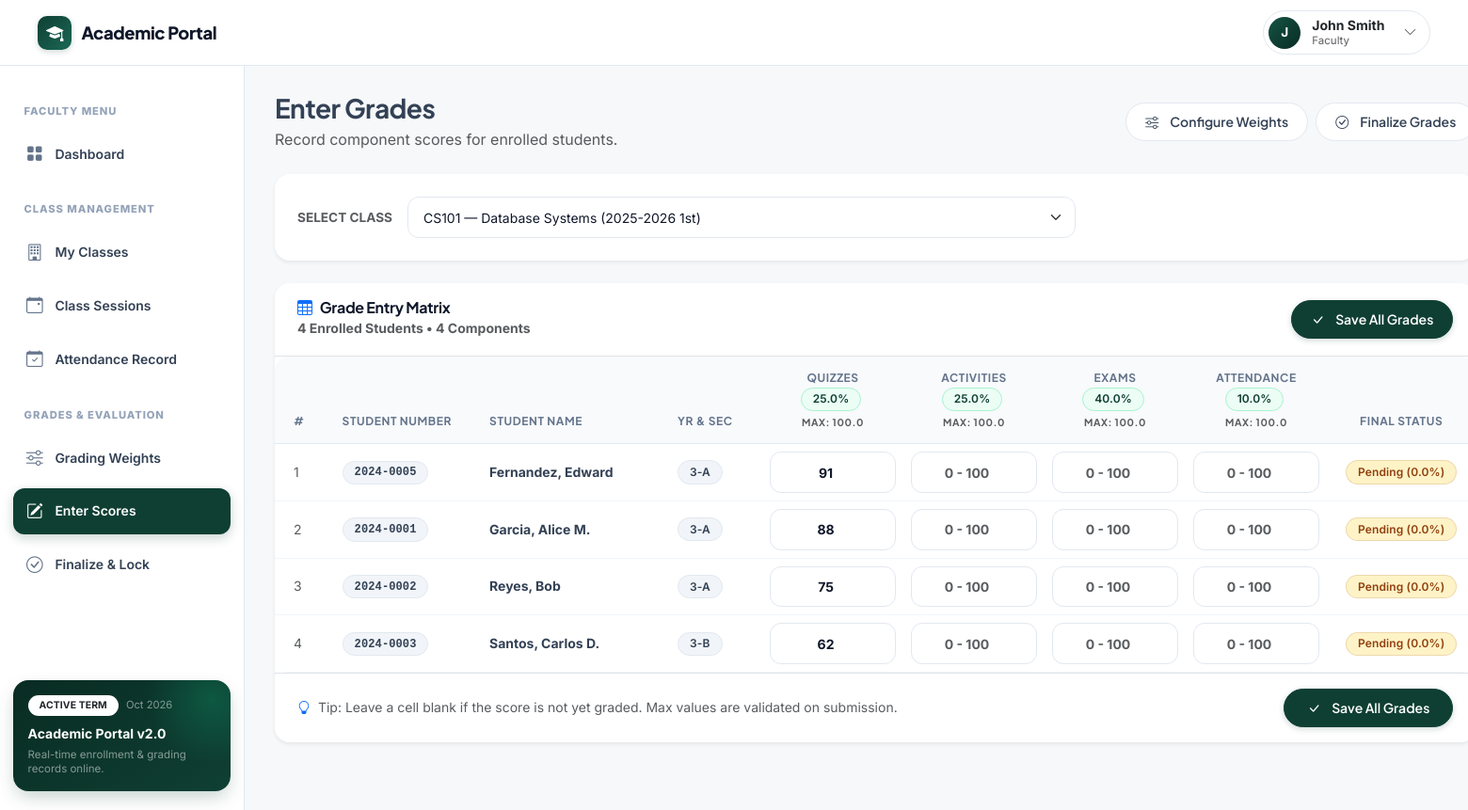
The app's page /instructor/grades.php (signed in) with its own data.
### tables this page shows
CREATE TABLE IF NOT EXISTS grading_components (
    component_id        INT             AUTO_INCREMENT PRIMARY KEY,
    class_id            INT             NOT NULL,
    component_name      VARCHAR(50)     NOT NULL,
    weight_percentage   DECIMAL(5,2)    NOT NULL COMMENT 'Must total 100% per class',
    maximum_score       DECIMAL(10,2)   NOT NULL COMMENT 'Max possible raw score',

    CONSTRAINT fk_gc_class
        FOREIGN KEY (class_id) REFERENCES classes(class_id)
        ON DELETE RESTRICT ON UPDATE CASCADE,

    INDEX idx_gc_class (class_id)
);

CREATE TABLE IF NOT EXISTS student_classes (
    student_class_id    INT     AUTO_INCREMENT PRIMARY KEY,
    student_id          INT     NOT NULL,
    class_id            INT     NOT NULL,

    CONSTRAINT fk_sc_student
        FOREIGN KEY (student_id) REFERENCES students(student_id)
        ON DELETE RESTRICT ON UPDATE CASCADE,
    CONSTRAINT fk_sc_class
        FOREIGN KEY (class_id) REFERENCES classes(class_id)
        ON DELETE RESTRICT ON UPDATE CASCADE,

    UNIQUE KEY uk_student_class (student_id, class_id),
    INDEX idx_sc_class (class_id)
);

CREATE TABLE IF NOT EXISTS students (
    student_id      INT             AUTO_INCREMENT PRIMARY KEY,
    user_id         INT             NOT NULL UNIQUE,
    student_number  VARCHAR(20)     NOT NULL UNIQUE,
    first_name      VARCHAR(50)     NOT NULL,
    middle_name     VARCHAR(50)     DEFAULT NULL,
    last_name       VARCHAR(50)     NOT NULL,
    yr_section      VARCHAR(20)     NOT NULL,

    CONSTRAINT fk_students_user
        FOREIGN KEY (user_id) REFERENCES users(user_id)
        ON DELETE RESTRICT ON UPDATE CASCADE,

    INDEX idx_students_name (last_name, first_name)
);

CREATE TABLE IF NOT EXISTS final_grades (
    final_grade_id      INT             AUTO_INCREMENT PRIMARY KEY,
    student_class_id    INT             NOT NULL UNIQUE,
    final_grade         DECIMAL(5,2)    DEFAULT NULL,
    status              ENUM('Pass','Fail','Pending') NOT NULL DEFAULT 'Pending',
    finalized_at        TIMESTAMP       NULL DEFAULT NULL,
    finalized_by        INT             DEFAULT NULL COMMENT 'user_id of who finalized',

    CONSTRAINT fk_fg_sc
        FOREIGN KEY (student_class_id) REFERENCES student_classes(student_class_id)
        ON DELETE RESTRICT ON UPDATE CASCADE,
    CONSTRAINT fk_fg_finalized_by
        FOREIGN KEY (finalized_by) REFERENCES users(user_id)
        ON DELETE SET NULL ON UPDATE CASCADE,

    INDEX idx_fg_status (status)
);

### includes/permissions.php (called while the page is built, shortened)
<?php
function e($value): string {
    return htmlspecialchars((string)$value, ENT_QUOTES, 'UTF-8');
}

### instructor/grades.php (the view, shortened to what this page needs)
<?php
require_once __DIR__ . '/../includes/permissions.php';
$pdo = db_connect();
$instructor = get_current_instructor($pdo);
$class_id = (int)($_GET['class_id'] ?? 0);
$stmt = $pdo->prepare(
    'SELECT c.class_id, s.subject_code, s.subject_name, c.school_year, c.school_semester, c.passing_threshold
     FROM classes c JOIN subjects s ON c.subject_id = s.subject_id
     WHERE c.instructor_id = ?
     ORDER BY c.school_year DESC, s.subject_code ASC'
);
$stmt->execute([$instructor['instructor_id']]);
$my_classes = $stmt->fetchAll();
if ($class_id === 0 && !empty($my_classes)) {
    $class_id = (int)$my_classes[0]['class_id'];
}
$components = [];
if ($class_id > 0) {
    $stmt = $pdo->prepare(
        'SELECT * FROM grading_components WHERE class_id = ? ORDER BY component_id ASC'
    );
    $stmt->execute([$class_id]);
    $components = $stmt->fetchAll();
}
$students = [];
if ($class_id > 0) {
    $stmt = $pdo->prepare(
        'SELECT sc.student_class_id, s.student_id, s.student_number, s.first_name, s.middle_name, s.last_name, s.yr_section,
                fg.final_grade, fg.status AS final_status, fg.finalized_at
         FROM student_classes sc
         JOIN students s ON sc.student_id = s.student_id
         LEFT JOIN final_grades fg ON sc.student_class_id = fg.student_class_id
         WHERE sc.class_id = ?
         ORDER BY s.last_name ASC, s.first_name ASC'
    );
    $stmt->execute([$class_id]);
    $students = $stmt->fetchAll();
}
$existing_grades = [];
if ($class_id > 0 && !empty($students)) {
    $sc_ids = array_column($students, 'student_class_id');
    $in_placeholders = implode(',', array_fill(0, count($sc_ids), '?'));
    $stmt = $pdo->prepare(
        "SELECT student_class_id, component_id, score FROM grades WHERE student_class_id IN ($in_placeholders)"
    );
    $stmt->execute($sc_ids);
    foreach ($stmt->fetchAll() as $row) {
        $existing_grades[$row['student_class_id']][$row['component_id']] = (float)$row['score'];
    }
}
require_once __DIR__ . '/../includes/header.php';
?>
<div class="row align-items-center mb-4">
    <div class="col-md-6">
        <h3 class="fw-bold mb-1" style="color: var(--neutral-900);">Enter Grades</h3>
        <p class="text-muted mb-0">Record component scores for enrolled students.</p>
    </div>
    <div class="col-md-6 text-md-end mt-3 mt-md-0 d-flex gap-2 justify-content-md-end">
        <?php if ($class_id > 0): ?>
            <a href="grading-components.php?class_id=<?php echo $class_id; ?>" class="btn btn-subtle">
                <i class="bi bi-sliders me-1"></i> Configure Weights
            </a>
            <a href="finalize-grades.php?class_id=<?php echo $class_id; ?>" class="btn btn-subtle">
                <i class="bi bi-check-circle me-1"></i> Finalize Grades
            </a>
        <?php endif; ?>
    </div>
</div>
<div class="card mb-4 border-0 shadow-sm">
    <div class="card-body p-4">
        <form method="GET" action="grades.php" class="row g-3 align-items-center">
            <div class="col-auto">
                <label for="classSelect" class="form-label fw-bold mb-0 text-muted small text-uppercase">Select Class</label>
            </div>
            <div class="col-md-7">
                <select id="classSelect" name="class_id" class="form-select" onchange="this.form.submit()">
                    <?php if (empty($my_classes)): ?>
                        <option value="">No classes assigned</option>
                    <?php else: ?>
                        <?php foreach ($my_classes as $c): ?>
                            <option value="<?php echo $c['class_id']; ?>" <?php echo ($c['class_id'] == $class_id) ? 'selected' : ''; ?>>
                                <?php echo e($c['subject_code']); ?> — <?php echo e($c['subject_name']); ?> (<?php echo e($c['school_year']); ?> <?php echo e($c['school_semester']); ?>)
                            </option>
                        <?php endforeach; ?>
                    <?php endif; ?>
                </select>
            </div>
        </form>
    </div>
</div>
<?php if ($class_id > 0): ?>
    <?php if (empty($components)): ?>
        <div class="card border-0 shadow-sm p-5 text-center">
            <div class="stat-card-icon mx-auto mb-3" style="background: var(--forest-50); color: var(--forest-700); width: 64px; height: 64px;">
                <i class="bi bi-sliders fs-2"></i>
            </div>
            <h5 class="fw-bold" style="color: var(--neutral-900);">No Grading Components Configured</h5>
            <p class="text-muted mb-3">You must add grading components (e.g., Quizzes, Midterms, Final Exam) before entering scores.</p>
            <div>
                <a href="grading-components.php?class_id=<?php echo $class_id; ?>" class="btn btn-forest">
                    <i class="bi bi-plus-circle me-1"></i> Add Grading Components
                </a>
            </div>
        </div>
    <?php else: ?>
        <form method="POST" action="grades.php?class_id=<?php echo $class_id; ?>" id="gradesMatrixForm">
            <div class="card shadow-sm border-0 mb-4">
                <div class="card-header bg-white py-3 border-bottom d-flex justify-content-between align-items-center">
                    <div>
                        <h6 class="mb-0 fw-bold" style="color: var(--neutral-900);">
                            <i class="bi bi-table me-2 text-primary"></i>Grade Entry Matrix
                        </h6>
                        <small class="text-muted">
                            <?php echo count($students); ?> Enrolled Students &bull; <?php echo count($components); ?> Components
                        </small>
                    </div>
                    <button type="submit" class="btn btn-forest">
                        <i class="bi bi-check-lg me-1"></i> Save All Grades
                    </button>
                </div>
                <div class="table-responsive">
                    <table class="table table-hover align-middle mb-0">
                        <thead>
                            <tr>
                                <th style="width: 50px;">#</th>
                                <th style="min-width: 140px;">Student Number</th>
                                <th style="min-width: 200px;">Student Name</th>
                                <th style="min-width: 110px;">Yr & Sec</th>
                                <?php foreach ($components as $comp): ?>
                                    <th class="text-center" style="min-width: 150px;">
                                        <div class="fw-bold" style="color: var(--neutral-900);"><?php echo e($comp['component_name']); ?></div>
                                        <span class="badge bg-primary me-1"><?php echo number_format($comp['weight_percentage'], 1); ?>%</span>
                                        <small class="text-muted d-block mt-1">Max: <?php echo number_format($comp['maximum_score'], 1); ?></small>
                                    </th>
                                <?php endforeach; ?>
                                <th class="text-center" style="min-width: 130px;">Final Status</th>
                            </tr>
                        </thead>
                        <tbody>
                            <?php foreach ($students as $idx => $st): ?>
                                <tr>
                                    <td class="text-muted"><?php echo $idx + 1; ?></td>
                                    <td>
                                        <span class="badge bg-secondary font-monospace">
                                            <?php echo e($st['student_number']); ?>
                                        </span>
                                    </td>
                                    <td>
                                        <div class="fw-bold" style="color: var(--neutral-900);">
                                            <?php echo e($st['last_name'] . ', ' . $st['first_name'] . ' ' . $st['middle_name']); ?>
                                        </div>
                                    </td>
                                    <td>
                                        <span class="badge bg-secondary">
                                            <?php echo e($st['yr_section']); ?>
                                        </span>
                                    </td>
                                    <?php foreach ($components as $comp):
                                        $sc_id = $st['student_class_id'];
                                        $c_id = $comp['component_id'];
                                        $val = isset($existing_grades[$sc_id][$c_id]) ? $existing_grades[$sc_id][$c_id] : '';
                                        $max = (float)$comp['maximum_score'];
                                    ?>
                                        <td class="text-center p-2">
                                            <input type="number"
                                                   name="scores[<?php echo $sc_id; ?>][<?php echo $c_id; ?>]"
                                                   class="form-control form-control-sm text-center fw-bold score-input"
                                                   step="0.01"
                                                   min="0"
                                                   max="<?php echo $max; ?>"
                                                   value="<?php echo ($val !== '') ? e($val) : ''; ?>"
                                                   placeholder="0 - <?php echo $max; ?>"
                                                   data-max="<?php echo $max; ?>">
                                        </td>
                                    <?php endforeach; ?>
                                    <td class="text-center">
                                        <?php if (!empty($st['final_status'])): ?>
                                            <?php
                                                $badge_cls = $st['final_status'] === 'Pass' ? 'bg-success' : ($st['final_status'] === 'Fail' ? 'bg-danger' : 'bg-warning');
                                            ?>
                                            <span class="badge <?php echo $badge_cls; ?>">
                                                <?php echo e($st['final_status']); ?> (<?php echo number_format($st['final_grade'], 1); ?>%)
                                            </span>
                                        <?php else: ?>
                                            <span class="badge bg-secondary">Unfinalized</span>
                                        <?php endif; ?>
                                    </td>
                                </tr>
                            <?php endforeach; ?>
                        </tbody>
                    </table>
                </div>
                <div class="card-footer bg-white border-top d-flex flex-wrap justify-content-between align-items-center py-3 gap-2">
                    <span class="text-muted small">
                        <i class="bi bi-lightbulb me-1 text-primary"></i> Tip: Leave a cell blank if the score is not yet graded. Max values are validated on submission.
                    </span>
                    <button type="submit" class="btn btn-forest px-4">
                        <i class="bi bi-check-lg me-1"></i> Save All Grades
                    </button>
                </div>
            </div>
        </form>
    <?php endif; ?>
<?php endif; ?>
<?php require_once __DIR__ . '/../includes/footer.php'; ?>

### records on screen
grading_components: component_name "QUIZZES", weight_percentage "25.0", maximum_score "100.0"
grading_components: component_name "ACTIVITIES", weight_percentage "25.0", maximum_score "100.0"
grading_components: component_name "EXAMS", weight_percentage "40.0", maximum_score "100.0"
grading_components: component_name "ATTENDANCE", weight_percentage "10.0", maximum_score "100.0"
student_classes: student.student_number "2024-0005", student.middle_name "Fernandez, Edward", student.yr_section "3-A", student_class_id.maximum_score "91", final_grades.status "Pending", final_grades.final_grade "0.0"
student_classes: student.student_number "2024-0001", student.middle_name "Garcia, Alice M.", student.yr_section "3-A", student_class_id.maximum_score "88", final_grades.status "Pending", final_grades.final_grade "0.0"
student_classes: student.student_number "2024-0002", student.middle_name "Reyes, Bob", student.yr_section "3-A", student_class_id.maximum_score "75", final_grades.status "Pending", final_grades.final_grade "0.0"
student_classes: student.student_number "2024-0003", student.middle_name "Santos, Carlos D.", student.yr_section "3-B", student_class_id.maximum_score "62", final_grades.status "Pending", final_grades.final_grade "0.0"

### other values on screen
substr($display_name, 0, 1) "J"
$display_name "John Smith"
$role_badge "Faculty"
count($students) "4"
count($components) "4"
form field class_id "CS101 — Database Systems (2025-2026 1st)"
